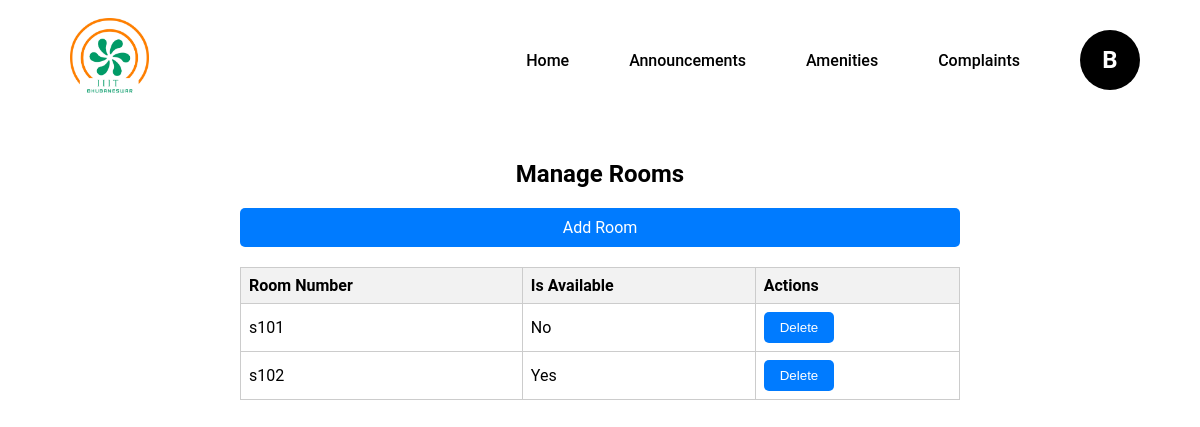
Page /manage_rooms/ (signed in) on the committed database.
### users/models.py (models this page shows, shortened)
class Room(models.Model):
    room_number = models.CharField(max_length=10)
    is_available = models.BooleanField(default=True)
    class Meta:
        permissions = [
            ("can_manage_rooms", "Can manage rooms"),
        ]

### users/views.py (the view)
# urls.py: path('manage_rooms/', views.manage_rooms, name='manage_rooms'),
@login_required
def manage_rooms(request):
    rooms = Room.objects.all()
    return render(request, 'guest_room/manage_rooms.html', {'rooms': rooms})

### users/templates/guest_room/manage_rooms.html (shortened to what this page needs)
{% extends "faculty_base.html" %}
{% block content %}
{% load static %}
<link rel="stylesheet" href="{% static 'css/manage_room_styles.css' %}">
<div class="container mt-4">
  <h2>Manage Rooms</h2>
  <div class="action-button">
    <a href="{% url 'add_room' %}" class="btn">Add Room</a>
  </div>
  <table class="room-table">
    <thead>
      <tr>
        <th>Room Number</th>
        <th>Is Available</th>
        <th>Actions</th>
      </tr>
    </thead>
    <tbody>
      {% for room in rooms %}
        <tr>
          <td>{{ room.room_number }}</td>
          <td>{{ room.is_available|yesno:"Yes,No" }}</td>
          <td>
            <form action="{% url 'delete_room' room.id %}" method="post" class="inline-form">
              <button type="submit" class="btn btn-danger">Delete</button>
            </form>
          </td>
        </tr>
      {% endfor %}
    </tbody>
  </table>
</div>
{% endblock %}

### users/templates/faculty_base.html (shortened to what this page needs)
{% load static %}
<!DOCTYPE html>
<html lang="en">
<head>
    <link rel="stylesheet" href="{% static 'css/dashboard_styles.css' %}">
    <link rel="stylesheet" href="https://cdnjs.cloudflare.com/ajax/libs/font-awesome/6.0.0-beta3/css/all.min.css">
</head>
<body>
<nav>
    <div class="logo">
        <img src="{% static 'images/home_logo.png' %}" alt="Logo">
    </div>
    <div class="list-items">
        <ul class="nav-links">
            <li><a href="{% url 'faculty_dashboard' %}">Home</a></li>
            <li><a href="{% url 'notice_list' %}">Announcements</a></li>
            <li class="dropdown">
                <a href="#">Amenities</a>
            </li>
            <li><a href="{% url 'faculty_complaints_list' %}">Complaints</a></li>
            <li class="profile dropdown">
                <a href="#" id="profileDropdown" role="button">
                    <div class="profile-initial">{{ request.user.username|slice:":1"|capfirst }}</div>
                </a>
            </li>
        </ul>
    </div>
</nav>
<div class="container mt-4">
    {% block content %}
    {% endblock %}
</div>
</body>
</html>

### static/css/dashboard_styles.css (style rules this page uses)
* { margin: 0; padding: 0; box-sizing: border-box; }
body { font-family: 'Roboto', sans-serif; }
nav { display: flex; align-items: center; justify-content: space-between; background-color: white; padding: 0 20px; width: 100%; height: 120px; margin: 0; }
.logo img { height: 80px; margin-left: 50px; }
.nav-links { list-style: none; display: flex; flex: 1; justify-content: flex-end; align-items: center; }
.nav-links li { position: relative; margin-right: 20px; }
.nav-links a { font-size: 16px; font-weight: 550; color: black; text-decoration: none; padding: 15px 20px; display: block; }
.profile { display: flex; align-items: center; cursor: pointer; }
.profile-initial { width: 60px; height: 60px; background-color: black; color: white; display: flex; align-items: center; justify-content: center; border-radius: 50%; font-size: 24px; font-weight: bold; }

### static/css/manage_room_styles.css (style rules this page uses)
body, h1, h2, h3, p, ul, ol, li, figure, figcaption, blockquote, dl, dd, dt { margin: 0; padding: 0; }
h2 { text-align: center; margin-bottom: 20px;; }
.container { max-width: 800px; margin: 0 auto; padding: 20px; }
.action-button { margin-bottom: 20px; }
.action-button a.btn { display: flex; justify-content: center; padding: 10px 20px; background-color: #007bff; color: white; text-decoration: none; border-radius: 5px; transition: background-color 0.3s ease; }
.room-table { width: 100%; border-collapse: collapse; margin-top: 20px; }
.room-table th, .room-table td { border: 1px solid #ccc; padding: 8px; text-align: left; }
.room-table th { background-color: #f2f2f2; font-weight: bold; }
.inline-form { display: inline-block; margin: 0; }
.inline-form button { padding: 8px 16px; background-color: #007bff; color: white; border: none; border-radius: 5px; cursor: pointer; transition: background-color 0.3s ease; }

### rows in the picture
Room: room_number "s101", is_available "No"
Room: room_number "s102", is_available "Yes"

### other values in the picture
{{ request.user.username|slice:":1"|capfirst }} "B"
